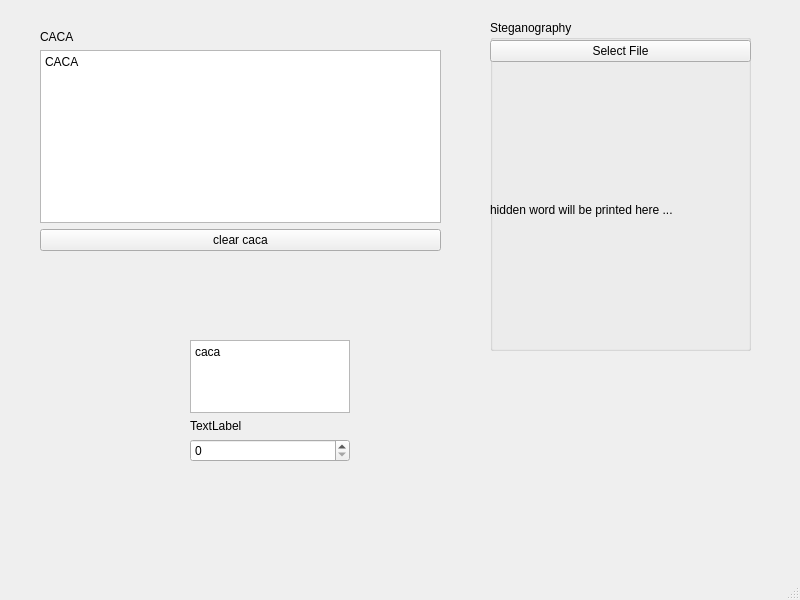
<?xml version="1.0" encoding="UTF-8"?>
<ui version="4.0">
 <class>MainWindow</class>
 <widget class="QMainWindow" name="MainWindow">
  <property name="geometry">
   <rect>
    <x>0</x>
    <y>0</y>
    <width>800</width>
    <height>600</height>
   </rect>
  </property>
  <property name="windowTitle">
   <string>MainWindow</string>
  </property>
  <widget class="QWidget" name="centralwidget">
   <widget class="QWidget" name="verticalLayoutWidget">
    <property name="geometry">
     <rect>
      <x>40</x>
      <y>30</y>
      <width>401</width>
      <height>221</height>
     </rect>
    </property>
    <layout class="QVBoxLayout" name="verticalLayout">
     <item>
      <widget class="QLabel" name="label_caca">
       <property name="text">
        <string>CACA</string>
       </property>
      </widget>
     </item>
     <item>
      <widget class="QPlainTextEdit" name="plainTextEdit">
       <property name="plainText">
        <string>CACA</string>
       </property>
      </widget>
     </item>
     <item>
      <widget class="QPushButton" name="pushButton">
       <property name="text">
        <string>clear caca</string>
       </property>
      </widget>
     </item>
    </layout>
   </widget>
   <widget class="QWidget" name="verticalLayoutWidget_2">
    <property name="geometry">
     <rect>
      <x>190</x>
      <y>340</y>
      <width>160</width>
      <height>122</height>
     </rect>
    </property>
    <layout class="QVBoxLayout" name="verticalLayout_2">
     <item>
      <widget class="QPlainTextEdit" name="textEdit">
       <property name="plainText">
        <string>caca
</string>
       </property>
      </widget>
     </item>
     <item>
      <widget class="QLabel" name="label">
       <property name="text">
        <string>TextLabel</string>
       </property>
      </widget>
     </item>
     <item>
      <widget class="QSpinBox" name="spinBox"/>
     </item>
    </layout>
   </widget>
   <widget class="QGroupBox" name="groupBox">
    <property name="geometry">
     <rect>
      <x>490</x>
      <y>20</y>
      <width>261</width>
      <height>331</height>
     </rect>
    </property>
    <property name="title">
     <string>Steganography</string>
    </property>
    <widget class="QWidget" name="verticalLayoutWidget_3">
     <property name="geometry">
      <rect>
       <x>0</x>
       <y>20</y>
       <width>261</width>
       <height>311</height>
      </rect>
     </property>
     <layout class="QVBoxLayout" name="verticalLayout_4">
      <item>
       <widget class="QPushButton" name="pushButton_2">
        <property name="text">
         <string>Select File</string>
        </property>
       </widget>
      </item>
      <item>
       <widget class="QLabel" name="label_2">
        <property name="text">
         <string>hidden word will be printed here ...</string>
        </property>
       </widget>
      </item>
     </layout>
    </widget>
   </widget>
  </widget>
  <widget class="QMenuBar" name="menubar">
   <property name="geometry">
    <rect>
     <x>0</x>
     <y>0</y>
     <width>800</width>
     <height>20</height>
    </rect>
   </property>
  </widget>
  <widget class="QStatusBar" name="statusbar"/>
 </widget>
 <resources/>
 <connections>
  <connection>
   <sender>pushButton</sender>
   <signal>clicked(bool)</signal>
   <receiver>label_caca</receiver>
   <slot>clear()</slot>
   <hints>
    <hint type="sourcelabel">
     <x>400</x>
     <y>250</y>
    </hint>
    <hint type="destinationlabel">
     <x>434</x>
     <y>65</y>
    </hint>
   </hints>
  </connection>
  <connection>
   <sender>pushButton</sender>
   <signal>clicked()</signal>
   <receiver>plainTextEdit</receiver>
   <slot>centerCursor()</slot>
   <hints>
    <hint type="sourcelabel">
     <x>180</x>
     <y>252</y>
    </hint>
    <hint type="destinationlabel">
     <x>266</x>
     <y>194</y>
    </hint>
   </hints>
  </connection>
  <connection>
   <sender>spinBox</sender>
   <signal>valueChanged(int)</signal>
   <receiver>MainWindow</receiver>
   <slot>spinBox(int)</slot>
   <hints>
    <hint type="sourcelabel">
     <x>286</x>
     <y>472</y>
    </hint>
    <hint type="destinationlabel">
     <x>515</x>
     <y>509</y>
    </hint>
   </hints>
  </connection>
  <connection>
   <sender>pushButton_2</sender>
   <signal>clicked()</signal>
   <receiver>MainWindow</receiver>
   <slot>browseFile()</slot>
   <hints>
    <hint type="sourcelabel">
     <x>537</x>
     <y>76</y>
    </hint>
    <hint type="destinationlabel">
     <x>472</x>
     <y>105</y>
    </hint>
   </hints>
  </connection>
 </connections>
 <slots>
  <slot>spinBox(int)</slot>
  <slot>browseFile()</slot>
 </slots>
</ui>
